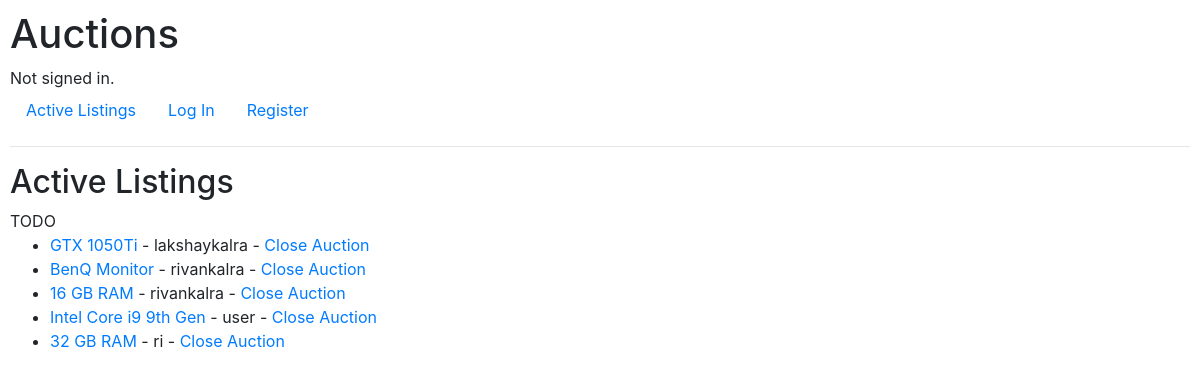
The app's page /, older data.
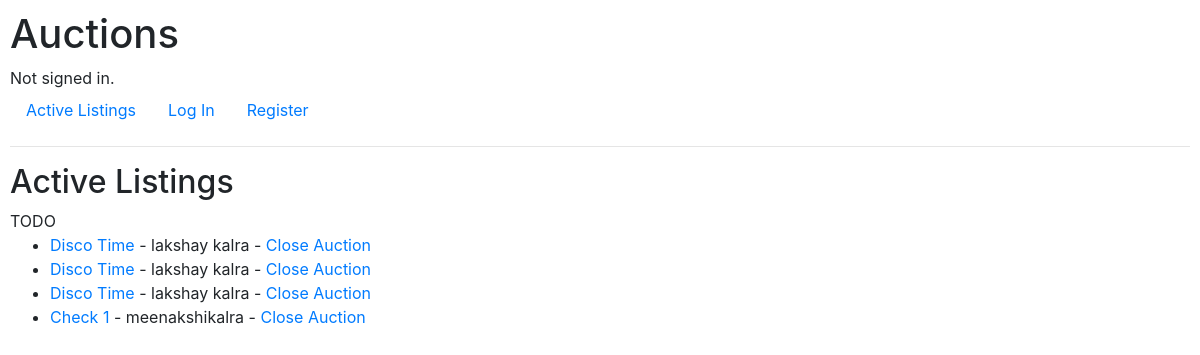
The same page, newer data.
### auctions/models.py (models this page shows, shortened)
class Listing(models.Model):
    title = models.CharField(max_length=255)
    author = models.ForeignKey(User, on_delete=models.CASCADE)
    Category = models.CharField(choices=Categories_Available, max_length=10)
    Starting_Bid = models.PositiveIntegerField()
    Description = models.TextField()
    Closedlisting = models.CharField(max_length=23, default = "The listing is open")

class User(AbstractUser):
    pass

### auctions/views.py (the view)
# urls.py: path("", HomeView.as_view(), name="index"),
class HomeView(ListView):
    model = Listing
    template_name = 'auctions/index.html'

### auctions/templates/auctions/index.html
{% extends "auctions/layout.html" %}
{% block body %}
    <h2>Active Listings</h2>
    TODO
    <ul>
    {% for listing in object_list %}
      <li><a href="{% url 'article-detail' listing.pk %}">{{  listing.title }}</a> - {{ listing.author }} - <a href="{% url 'update_post' listing.pk %}">Close Auction</a><br/>
    {% endfor %}
    </ul>
{% endblock %}

Row changes from the older to the newer data that the page shows:
removed Listing: title "GTX 1050Ti", author "lakshaykalra"
removed Listing: title "BenQ Monitor", author "rivankalra"
removed Listing: title "16 GB RAM", author "rivankalra"
removed Listing: title "Intel Core i9 9th Gen", author "user"
removed Listing: title "32 GB RAM", author "ri"
added Listing: title "Disco Time", author "lakshay kalra"
added Listing: title "Disco Time", author "lakshay kalra"
added Listing: title "Disco Time", author "lakshay kalra"
added Listing: title "Check 1", author "meenakshikalra"
